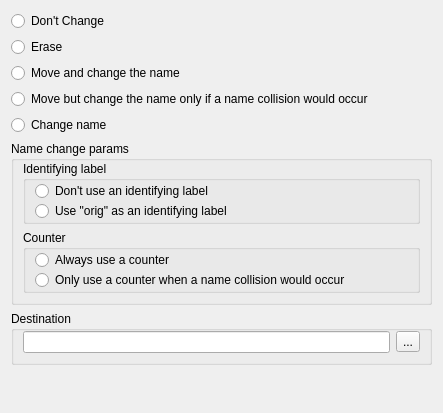
         <widget class="QWidget" name="tab_2" >
          <attribute name="title" >
           <string>Original file that was not transformed</string>
          </attribute>
          <layout class="QVBoxLayout" >
           <item>
            <widget class="QRadioButton" name="m_pUODontChangeRB" >
             <property name="text" >
              <string>Don't Change</string>
             </property>
            </widget>
           </item>
           <item>
            <widget class="QRadioButton" name="m_pUOEraseRB" >
             <property name="text" >
              <string>Erase</string>
             </property>
            </widget>
           </item>
           <item>
            <widget class="QRadioButton" name="m_pUOMoveAlwaysChangeRB" >
             <property name="text" >
              <string>Move and change the name</string>
             </property>
            </widget>
           </item>
           <item>
            <widget class="QRadioButton" name="m_pUOMoveChangeIfNeededRB" >
             <property name="text" >
              <string>Move but change the name only if a name collision would occur</string>
             </property>
            </widget>
           </item>
           <item>
            <widget class="QRadioButton" name="m_pUOChangeNameRB" >
             <property name="text" >
              <string>Change name</string>
             </property>
            </widget>
           </item>
           <item>
            <widget class="QGroupBox" name="groupBox_6" >
             <property name="title" >
              <string>Name change params</string>
             </property>
             <layout class="QVBoxLayout" >
              <property name="topMargin" >
               <number>0</number>
              </property>
              <item>
               <widget class="QGroupBox" name="groupBox_7" >
                <property name="title" >
                 <string>Identifying label</string>
                </property>
                <layout class="QVBoxLayout" >
                 <property name="spacing" >
                  <number>0</number>
                 </property>
                 <property name="topMargin" >
                  <number>0</number>
                 </property>
                 <property name="bottomMargin" >
                  <number>0</number>
                 </property>
                 <item>
                  <widget class="QRadioButton" name="m_pUODontUseLabelRB" >
                   <property name="text" >
                    <string>Don't use an identifying label</string>
                   </property>
                  </widget>
                 </item>
                 <item>
                  <widget class="QRadioButton" name="m_pUOUseLabelRB" >
                   <property name="text" >
                    <string>Use "orig" as an identifying label</string>
                   </property>
                  </widget>
                 </item>
                </layout>
               </widget>
              </item>
              <item>
               <widget class="QGroupBox" name="groupBox_8" >
                <property name="title" >
                 <string>Counter</string>
                </property>
                <layout class="QVBoxLayout" >
                 <property name="spacing" >
                  <number>0</number>
                 </property>
                 <property name="topMargin" >
                  <number>0</number>
                 </property>
                 <property name="bottomMargin" >
                  <number>0</number>
                 </property>
                 <item>
                  <widget class="QRadioButton" name="m_pUOAlwaysUseCounterRB" >
                   <property name="text" >
                    <string>Always use a counter</string>
                   </property>
                  </widget>
                 </item>
                 <item>
                  <widget class="QRadioButton" name="m_pUOUseCounterIfNeededRB" >
                   <property name="text" >
                    <string>Only use a counter when a name collision would occur</string>
                   </property>
                  </widget>
                 </item>
                </layout>
               </widget>
              </item>
             </layout>
            </widget>
           </item>
           <item>
            <widget class="QGroupBox" name="groupBox_14" >
             <property name="title" >
              <string>Destination</string>
             </property>
             <layout class="QHBoxLayout" >
              <property name="topMargin" >
               <number>0</number>
              </property>
              <item>
               <widget class="QLineEdit" name="m_pUODestE" />
              </item>
              <item>
               <widget class="QToolButton" name="m_pSelectOrigNotTransfDestDirB" >
                <property name="text" >
                 <string>...</string>
                </property>
               </widget>
              </item>
             </layout>
            </widget>
           </item>
           <item>
            <spacer>
             <property name="orientation" >
              <enum>Qt::Vertical</enum>
             </property>
             <property name="sizeHint" >
              <size>
               <width>421</width>
               <height>37</height>
              </size>
             </property>
            </spacer>
           </item>
          </layout>
         </widget>
